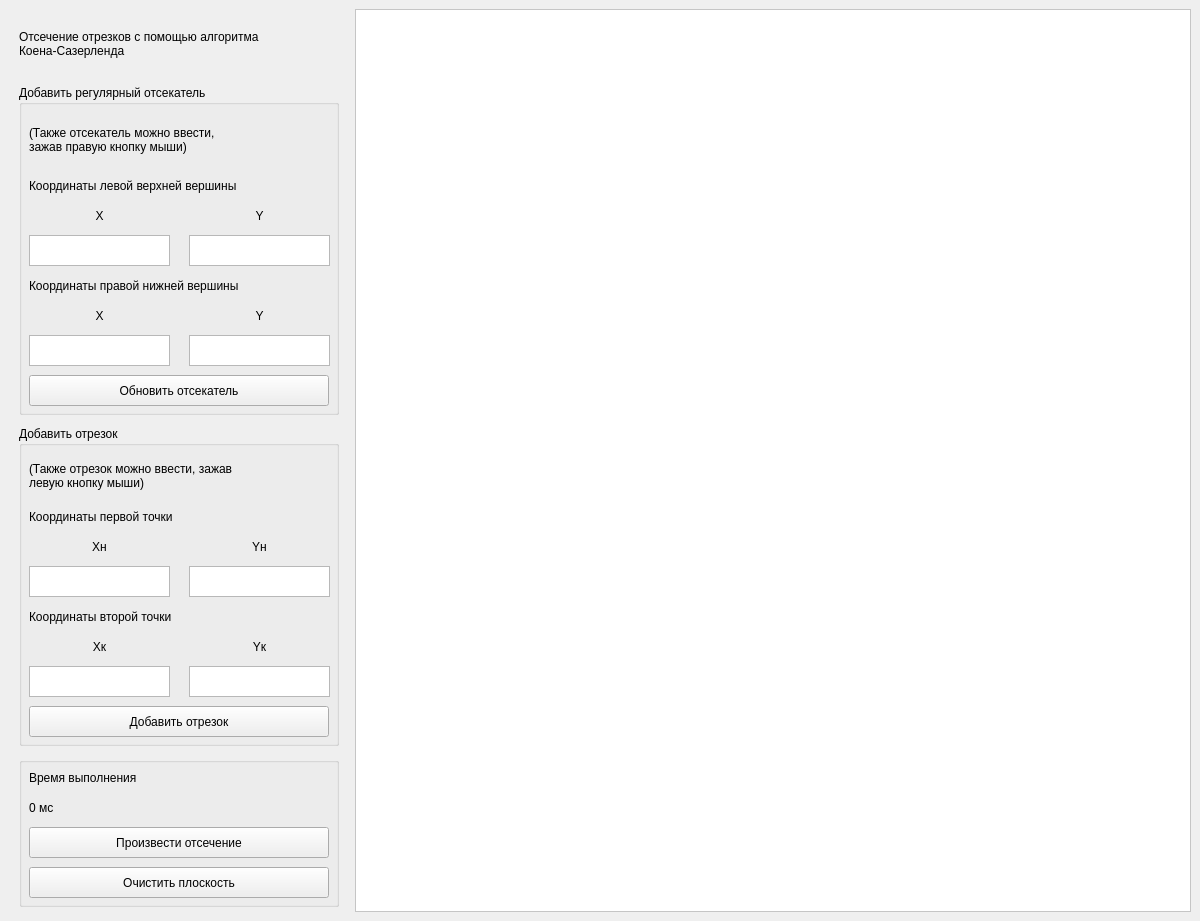
<?xml version="1.0" encoding="UTF-8"?>
<ui version="4.0">
 <class>mainWindow</class>
 <widget class="QMainWindow" name="mainWindow">
  <property name="geometry">
   <rect>
    <x>0</x>
    <y>0</y>
    <width>1200</width>
    <height>921</height>
   </rect>
  </property>
  <property name="minimumSize">
   <size>
    <width>1200</width>
    <height>921</height>
   </size>
  </property>
  <property name="windowTitle">
   <string>Лабораторная работа №7</string>
  </property>
  <widget class="QWidget" name="centralwidget">
   <layout class="QHBoxLayout" name="horizontalLayout_3">
    <item>
     <layout class="QVBoxLayout" name="verticalLayout">
      <property name="leftMargin">
       <number>10</number>
      </property>
      <property name="rightMargin">
       <number>10</number>
      </property>
      <item>
       <widget class="QLabel" name="label">
        <property name="minimumSize">
         <size>
          <width>320</width>
          <height>0</height>
         </size>
        </property>
        <property name="maximumSize">
         <size>
          <width>320</width>
          <height>60</height>
         </size>
        </property>
        <property name="text">
         <string>&lt;html&gt;&lt;head/&gt;&lt;body&gt;&lt;p&gt;Отсечение отрезков с помощью алгоритма&lt;br/&gt;Коена-Сазерленда&lt;/p&gt;&lt;/body&gt;&lt;/html&gt;</string>
        </property>
       </widget>
      </item>
      <item>
       <widget class="QGroupBox" name="groupBox_2">
        <property name="minimumSize">
         <size>
          <width>320</width>
          <height>250</height>
         </size>
        </property>
        <property name="maximumSize">
         <size>
          <width>320</width>
          <height>330</height>
         </size>
        </property>
        <property name="title">
         <string>Добавить регулярный отсекатель</string>
        </property>
        <widget class="QLabel" name="label_3">
         <property name="geometry">
          <rect>
           <x>10</x>
           <y>90</y>
           <width>291</width>
           <height>21</height>
          </rect>
         </property>
         <property name="text">
          <string>Координаты левой верхней вершины</string>
         </property>
        </widget>
        <widget class="QTextEdit" name="rectTopX">
         <property name="geometry">
          <rect>
           <x>10</x>
           <y>150</y>
           <width>141</width>
           <height>31</height>
          </rect>
         </property>
        </widget>
        <widget class="QTextEdit" name="rectTopY">
         <property name="geometry">
          <rect>
           <x>170</x>
           <y>150</y>
           <width>141</width>
           <height>31</height>
          </rect>
         </property>
        </widget>
        <widget class="QLabel" name="label_4">
         <property name="geometry">
          <rect>
           <x>10</x>
           <y>120</y>
           <width>141</width>
           <height>21</height>
          </rect>
         </property>
         <property name="text">
          <string>X</string>
         </property>
         <property name="alignment">
          <set>Qt::AlignCenter</set>
         </property>
        </widget>
        <widget class="QLabel" name="label_5">
         <property name="geometry">
          <rect>
           <x>170</x>
           <y>120</y>
           <width>141</width>
           <height>21</height>
          </rect>
         </property>
         <property name="text">
          <string>Y</string>
         </property>
         <property name="alignment">
          <set>Qt::AlignCenter</set>
         </property>
        </widget>
        <widget class="QLabel" name="label_6">
         <property name="geometry">
          <rect>
           <x>10</x>
           <y>190</y>
           <width>291</width>
           <height>21</height>
          </rect>
         </property>
         <property name="text">
          <string>Координаты правой нижней вершины</string>
         </property>
        </widget>
        <widget class="QLabel" name="label_7">
         <property name="geometry">
          <rect>
           <x>10</x>
           <y>220</y>
           <width>141</width>
           <height>21</height>
          </rect>
         </property>
         <property name="text">
          <string>X</string>
         </property>
         <property name="alignment">
          <set>Qt::AlignCenter</set>
         </property>
        </widget>
        <widget class="QLabel" name="label_8">
         <property name="geometry">
          <rect>
           <x>170</x>
           <y>220</y>
           <width>141</width>
           <height>21</height>
          </rect>
         </property>
         <property name="text">
          <string>Y</string>
         </property>
         <property name="alignment">
          <set>Qt::AlignCenter</set>
         </property>
        </widget>
        <widget class="QTextEdit" name="rectBottomX">
         <property name="geometry">
          <rect>
           <x>10</x>
           <y>250</y>
           <width>141</width>
           <height>31</height>
          </rect>
         </property>
        </widget>
        <widget class="QTextEdit" name="rectBottomY">
         <property name="geometry">
          <rect>
           <x>170</x>
           <y>250</y>
           <width>141</width>
           <height>31</height>
          </rect>
         </property>
        </widget>
        <widget class="QPushButton" name="addRectBtn">
         <property name="geometry">
          <rect>
           <x>10</x>
           <y>290</y>
           <width>300</width>
           <height>31</height>
          </rect>
         </property>
         <property name="minimumSize">
          <size>
           <width>300</width>
           <height>31</height>
          </size>
         </property>
         <property name="text">
          <string>Обновить отсекатель</string>
         </property>
        </widget>
        <widget class="QLabel" name="label_16">
         <property name="geometry">
          <rect>
           <x>10</x>
           <y>30</y>
           <width>281</width>
           <height>51</height>
          </rect>
         </property>
         <property name="text">
          <string>&lt;html&gt;&lt;head/&gt;&lt;body&gt;&lt;p&gt;(Также отсекатель можно ввести,&lt;br/&gt;зажав правую кнопку мыши)&lt;/p&gt;&lt;/body&gt;&lt;/html&gt;</string>
         </property>
        </widget>
       </widget>
      </item>
      <item>
       <widget class="QGroupBox" name="groupBox_3">
        <property name="minimumSize">
         <size>
          <width>0</width>
          <height>300</height>
         </size>
        </property>
        <property name="maximumSize">
         <size>
          <width>16777215</width>
          <height>320</height>
         </size>
        </property>
        <property name="title">
         <string>Добавить отрезок</string>
        </property>
        <widget class="QLabel" name="label_9">
         <property name="geometry">
          <rect>
           <x>10</x>
           <y>80</y>
           <width>291</width>
           <height>21</height>
          </rect>
         </property>
         <property name="text">
          <string>Координаты первой точки</string>
         </property>
        </widget>
        <widget class="QLabel" name="label_10">
         <property name="geometry">
          <rect>
           <x>10</x>
           <y>110</y>
           <width>141</width>
           <height>21</height>
          </rect>
         </property>
         <property name="text">
          <string>Xн</string>
         </property>
         <property name="alignment">
          <set>Qt::AlignCenter</set>
         </property>
        </widget>
        <widget class="QLabel" name="label_11">
         <property name="geometry">
          <rect>
           <x>170</x>
           <y>110</y>
           <width>141</width>
           <height>21</height>
          </rect>
         </property>
         <property name="text">
          <string>Yн</string>
         </property>
         <property name="alignment">
          <set>Qt::AlignCenter</set>
         </property>
        </widget>
        <widget class="QTextEdit" name="startX">
         <property name="geometry">
          <rect>
           <x>10</x>
           <y>140</y>
           <width>141</width>
           <height>31</height>
          </rect>
         </property>
        </widget>
        <widget class="QTextEdit" name="startY">
         <property name="geometry">
          <rect>
           <x>170</x>
           <y>140</y>
           <width>141</width>
           <height>31</height>
          </rect>
         </property>
        </widget>
        <widget class="QLabel" name="label_12">
         <property name="geometry">
          <rect>
           <x>10</x>
           <y>180</y>
           <width>291</width>
           <height>21</height>
          </rect>
         </property>
         <property name="text">
          <string>Координаты второй точки</string>
         </property>
        </widget>
        <widget class="QLabel" name="label_13">
         <property name="geometry">
          <rect>
           <x>10</x>
           <y>210</y>
           <width>141</width>
           <height>21</height>
          </rect>
         </property>
         <property name="text">
          <string>Xк</string>
         </property>
         <property name="alignment">
          <set>Qt::AlignCenter</set>
         </property>
        </widget>
        <widget class="QLabel" name="label_14">
         <property name="geometry">
          <rect>
           <x>170</x>
           <y>210</y>
           <width>141</width>
           <height>21</height>
          </rect>
         </property>
         <property name="text">
          <string>Yк</string>
         </property>
         <property name="alignment">
          <set>Qt::AlignCenter</set>
         </property>
        </widget>
        <widget class="QTextEdit" name="endX">
         <property name="geometry">
          <rect>
           <x>10</x>
           <y>240</y>
           <width>141</width>
           <height>31</height>
          </rect>
         </property>
        </widget>
        <widget class="QTextEdit" name="endY">
         <property name="geometry">
          <rect>
           <x>170</x>
           <y>240</y>
           <width>141</width>
           <height>31</height>
          </rect>
         </property>
        </widget>
        <widget class="QPushButton" name="addSegmentBtn">
         <property name="geometry">
          <rect>
           <x>10</x>
           <y>280</y>
           <width>300</width>
           <height>31</height>
          </rect>
         </property>
         <property name="minimumSize">
          <size>
           <width>300</width>
           <height>31</height>
          </size>
         </property>
         <property name="text">
          <string>Добавить отрезок</string>
         </property>
        </widget>
        <widget class="QLabel" name="label_15">
         <property name="geometry">
          <rect>
           <x>10</x>
           <y>30</y>
           <width>291</width>
           <height>41</height>
          </rect>
         </property>
         <property name="text">
          <string>&lt;html&gt;&lt;head/&gt;&lt;body&gt;&lt;p&gt;(Также отрезок можно ввести, зажав&lt;br/&gt;левую кнопку мыши)&lt;/p&gt;&lt;/body&gt;&lt;/html&gt;</string>
         </property>
        </widget>
       </widget>
      </item>
      <item>
       <widget class="QGroupBox" name="groupBox">
        <property name="minimumSize">
         <size>
          <width>0</width>
          <height>150</height>
         </size>
        </property>
        <property name="maximumSize">
         <size>
          <width>320</width>
          <height>150</height>
         </size>
        </property>
        <property name="title">
         <string/>
        </property>
        <widget class="QPushButton" name="cutBtn">
         <property name="geometry">
          <rect>
           <x>10</x>
           <y>70</y>
           <width>300</width>
           <height>31</height>
          </rect>
         </property>
         <property name="minimumSize">
          <size>
           <width>300</width>
           <height>31</height>
          </size>
         </property>
         <property name="text">
          <string>Произвести отсечение</string>
         </property>
        </widget>
        <widget class="QPushButton" name="clearBtn">
         <property name="geometry">
          <rect>
           <x>10</x>
           <y>110</y>
           <width>300</width>
           <height>31</height>
          </rect>
         </property>
         <property name="minimumSize">
          <size>
           <width>300</width>
           <height>31</height>
          </size>
         </property>
         <property name="maximumSize">
          <size>
           <width>300</width>
           <height>31</height>
          </size>
         </property>
         <property name="text">
          <string>Очистить плоскость</string>
         </property>
        </widget>
        <widget class="QLabel" name="label_2">
         <property name="geometry">
          <rect>
           <x>10</x>
           <y>10</y>
           <width>261</width>
           <height>21</height>
          </rect>
         </property>
         <property name="text">
          <string>Время выполнения</string>
         </property>
        </widget>
        <widget class="QLabel" name="timeLabel">
         <property name="geometry">
          <rect>
           <x>10</x>
           <y>40</y>
           <width>211</width>
           <height>21</height>
          </rect>
         </property>
         <property name="text">
          <string>0 мс</string>
         </property>
        </widget>
       </widget>
      </item>
     </layout>
    </item>
    <item>
     <widget class="QGraphicsView" name="graphicsView">
      <property name="sizePolicy">
       <sizepolicy hsizetype="Expanding" vsizetype="Expanding">
        <horstretch>0</horstretch>
        <verstretch>0</verstretch>
       </sizepolicy>
      </property>
      <property name="styleSheet">
       <string notr="true">background:white</string>
      </property>
     </widget>
    </item>
   </layout>
  </widget>
  <action name="action">
   <property name="text">
    <string>Загрузить данные</string>
   </property>
  </action>
 </widget>
 <resources/>
 <connections/>
</ui>
